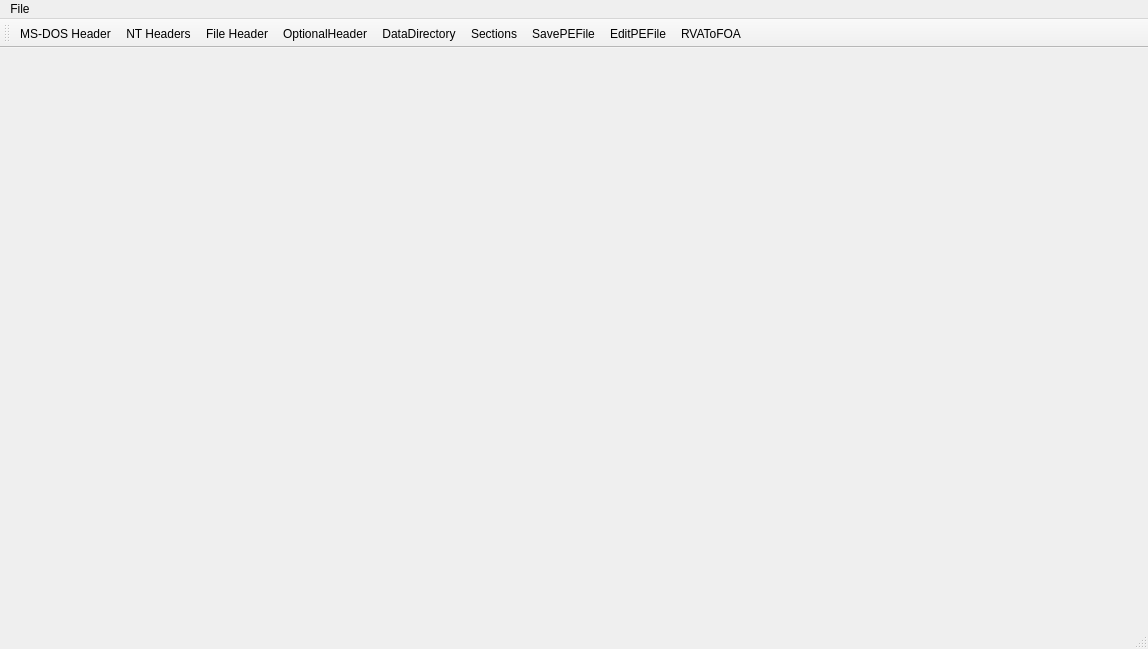
<?xml version="1.0" encoding="UTF-8"?>
<ui version="4.0">
 <class>PEDumpMainWindow</class>
 <widget class="QMainWindow" name="PEDumpMainWindow">
  <property name="geometry">
   <rect>
    <x>0</x>
    <y>0</y>
    <width>1148</width>
    <height>649</height>
   </rect>
  </property>
  <property name="windowTitle">
   <string>PEDumpMainWindow</string>
  </property>
  <property name="styleSheet">
   <string notr="true"/>
  </property>
  <widget class="QWidget" name="centralwidget">
   <layout class="QGridLayout" name="gridLayout">
    <item row="0" column="0">
     <widget class="QMdiArea" name="mdiArea">
      <property name="styleSheet">
       <string notr="true"/>
      </property>
      <property name="background">
       <brush brushstyle="SolidPattern">
        <color alpha="0">
         <red>209</red>
         <green>207</green>
         <blue>207</blue>
        </color>
       </brush>
      </property>
      <property name="viewMode">
       <enum>QMdiArea::SubWindowView</enum>
      </property>
     </widget>
    </item>
   </layout>
  </widget>
  <widget class="QMenuBar" name="menubar">
   <property name="geometry">
    <rect>
     <x>0</x>
     <y>0</y>
     <width>1148</width>
     <height>17</height>
    </rect>
   </property>
   <widget class="QMenu" name="menuFile">
    <property name="title">
     <string>File</string>
    </property>
    <addaction name="actionOpen"/>
   </widget>
   <addaction name="menuFile"/>
  </widget>
  <widget class="QStatusBar" name="statusbar"/>
  <widget class="QToolBar" name="toolBar">
   <property name="windowTitle">
    <string>toolBar</string>
   </property>
   <attribute name="toolBarArea">
    <enum>TopToolBarArea</enum>
   </attribute>
   <attribute name="toolBarBreak">
    <bool>false</bool>
   </attribute>
   <addaction name="actionMS_DOS_Header"/>
   <addaction name="actionNT_Headers"/>
   <addaction name="actionFile_Header"/>
   <addaction name="actionOptionalHeader"/>
   <addaction name="actionDataDirectory"/>
   <addaction name="actionSections"/>
   <addaction name="actionSavePEFile"/>
   <addaction name="actionEditPE"/>
   <addaction name="actionRVAToFOA"/>
  </widget>
  <action name="actionOpen">
   <property name="text">
    <string>Open</string>
   </property>
   <property name="toolTip">
    <string>Open PE File</string>
   </property>
   <property name="shortcut">
    <string>Ctrl+O</string>
   </property>
  </action>
  <action name="actionMS_DOS_Header">
   <property name="text">
    <string>MS-DOS Header</string>
   </property>
  </action>
  <action name="actionNT_Headers">
   <property name="text">
    <string>NT Headers</string>
   </property>
  </action>
  <action name="actionFile_Header">
   <property name="text">
    <string>File Header</string>
   </property>
  </action>
  <action name="actionOptionalHeader">
   <property name="text">
    <string>OptionalHeader</string>
   </property>
  </action>
  <action name="actionDataDirectory">
   <property name="text">
    <string>DataDirectory</string>
   </property>
  </action>
  <action name="actionSections">
   <property name="text">
    <string>Sections</string>
   </property>
  </action>
  <action name="actionSavePEFile">
   <property name="text">
    <string>SavePEFile</string>
   </property>
  </action>
  <action name="actionEditPE">
   <property name="text">
    <string>EditPEFile</string>
   </property>
  </action>
  <action name="actionRVAToFOA">
   <property name="text">
    <string>RVAToFOA</string>
   </property>
  </action>
 </widget>
 <resources/>
 <connections/>
</ui>
